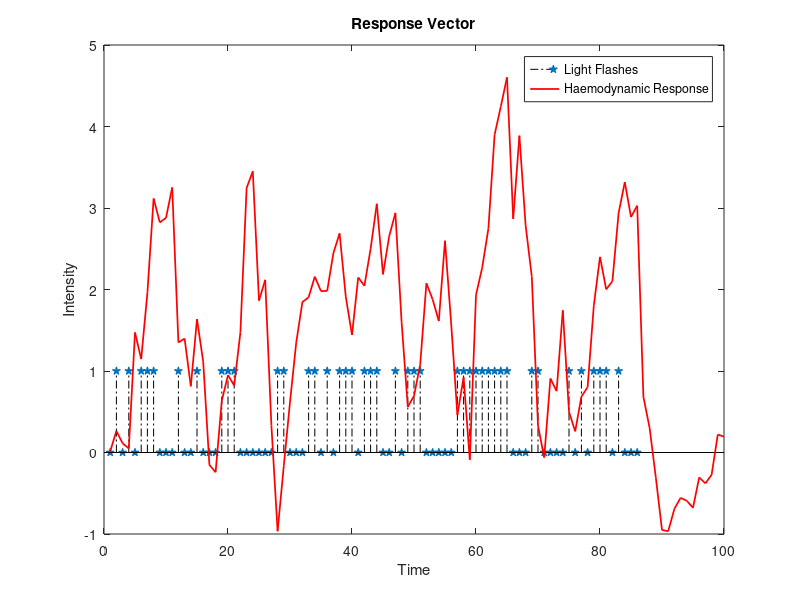

Recreate this plot in MATLAB. (Note: this script raises an error after producing the figure.)
%% HW # 3 - Question 4 - Math Tools - Matthew DeVerna

clear
close all

%% Question 4: Deconvolution of the Haemodynamic Response.

% Neuronal activity causes local changes in deoxyhemoglobin concentration
% in the blood which can be measured using magnetic resonance imaging
% (MRI). One drawback of this is that the haemodynamic response is both
% delayed and slower than the underlying neural responses. We can model the
% delay and spread of the measurements relative to the neural signals using
% a linear shift-invariant system:
    % r(n) = sum(   x(n-k)*h(k) for all k's where:
    % x(n) = an input signal delivered over time (for example, a sequence
    % of light intensisties)
    % k = time
    % h(k) = the haemodynamic response to a single light flash at k = 0
        % i.e. the impulse response of the MRI Measurement
    % r(n) = the MRI response to the full input signal
    
load('hrfDeconv.mat')

% In this file:
    % r = response vector
    % x = input vector (sequence of impulses [flashes of light])
    % NOTE: signals are sampled at 1 Hz

% Using the above data, we will try to estimate the HRF (h)

%% Plot Input and Impulse Vectors Over Time

time = linspace(1, length(r), length(r)) ;

figure ;
stem(x, 'filled','pentagram', 'LineStyle','-.','Color','k')
hold on
plot(time,r, 'r', 'LineWidth', 1.25)
title('Response Vector')
xlabel('Time')
ylabel('Intensity') 
legend('Light Flashes' , 'Haemodynamic Response')   
    
%% Rewriting the Equation with createConvMat(x,M)

% Since convolution is linear, we can rewrite the above equation as a
% matrix multiplication:

% r = X * h

% h = length M 
% X = an N + M - 1 X M matrix (N is the length of input x)
    
% The overall idea here is to create a matrix which replicates 
% the convolution function/the equation above. Having said that, lets test
% it out below and see if they compare.

h = randi(50,15,1) ;
M = length(h)       ;

X = createConvMat(x,M)   ;
my_r = X*h               ;
MATLAB_r = conv(x,h)     ;

% We round here to correct for matlab's rounding issues
matching = isequal(round(my_r,5),round(MATLAB_r,5))  

% Create a nice visualization to assist our TAs in their mountainous
% endeavour to check all MathTools homework
figure ;
imagesc(X)
colormap jet
colorbar
title('Map of Created Convolution Matrix')


%% createConvMat() Output Matrix vs. conv(): The Ultimate Showdown...
% This looks good so far, but lets try 1000 different random combinations and
% see how it shakes out. 

loops = 1000 ;
correctOrNot = zeros(30,1); % Create a bucket of zeros

for ii = 1:loops
    h = randi(50,15,1)                                  ; % Random vector of length 15 to create matrix
    M = length(h)                                       ; % Get important dimension
    X = createConvMat(x,M)                              ; % Use my function to create matrix
    my_rand_r = round(X*h, 5)                           ; % Use this matrix to convolve with h
    MATLAB_rand_r = round(conv(h,x), 5)                 ; % Use MATLAB convolve function
    correctOrNot(ii) = isequal(my_rand_r,MATLAB_rand_r) ; % Replace a zero with a one for every matching iteration
end

correct_answers = sum(correctOrNot)             ; % Take the sum to find the total correct
incorrect_answers = loops-correct_answers       ; % subtract the sum from the loops to get total incorrect

answers = [correct_answers, incorrect_answers]                                  ; % Put these totals in a matrix
xnames = categorical({'Matched Matlab Conv() Function','Didn"t Match'})         ; % Create x-axis labels
xnames = reordercats(xnames,{'Matched Matlab Conv() Function','Didn"t Match'})  ; % Do this b/c it locks the order in for the plot (idky)

% Plot
figure ;
bar(xnames,answers, .5) ;
ylim([0 (loops + (round(.05*loops)))])
title(string(loops) + ' Tests Comparing "createConvMat()" Output Matrix to Matlab''s conv()')
ylabel('Number of Tests')
box off
% Add the totals onto the plot
for ii=1:numel(answers)
    text(ii, 25, string(answers(ii)),...
               'HorizontalAlignment','center',...
               'VerticalAlignment','bottom',...
               'FontWeight', 'bold')
end

%% Least-Squares Regression: h_opt for X

% Now lets take the last convoution matrix we created and find it's least
% squares optimal h values. I use the linear regression equation created in
% the past homework and input r.

% The equation is:
%   h_opt = min(h)||r- X*h||^2

h_opt = linear_Reg(X, r) ;

short_time = linspace(1,length(h_opt),length(h_opt)) ;

% We can plot these values as a function of time
figure ;
plot(h_opt,'b*-', 'LineWidth', 1.25)
xticks(short_time)
xlabel('Time (Hz)')
ylabel('Haemodynamic Response')
xlim([0 16])
title('h opt Haemodynamic Response')
box off

% Describe the what's going on with the haemodynamic response and time

HDR_answer = {'Looking at this plotted function we can see that the haemodynamic'
                'response spans 15 Hz. The largest response is at 5 Hz.'
                'Afterwards, we see a sharp drop off of response, which eventually falls'
                'below zero (approx. 8Hz). This tells us that we would need to take into account'
                'a delay of 5Hz during our readings.'}


%% Plotting in the Power Spectrum of HRF

HRF = abs(fft(h_opt)).^2    ;
DC_centered = fftshift(HRF) ;
x_vals = linspace(-7,7,15)  ;

figure ;
stem(x_vals, DC_centered, 'b', 'filled', 'Marker', '.', 'MarkerSize', 18)
title('Plotting the Power Spectrum of h opt')
xlabel('Frequency')
ylabel('Power (|fft(h opt)|^2)')

WhatKindOfFilterYouAsk = { 'This filter seems to allow only those frequencies through which are close'
                            'to zero. As a result, we call this a low pass filter.'}




